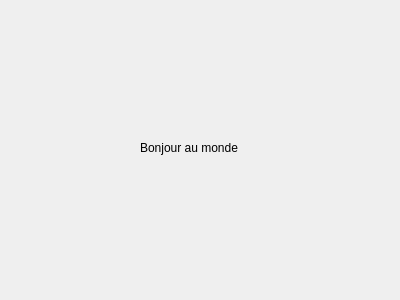
<?xml version="1.0" encoding="UTF-8"?>
<ui version="4.0">
 <class>HelloDialog</class>
 <widget class="QWidget" name="HelloDialog">
  <property name="geometry">
   <rect>
    <x>0</x>
    <y>0</y>
    <width>400</width>
    <height>300</height>
   </rect>
  </property>
  <property name="windowTitle">
   <string>HelloDialog</string>
  </property>
  <widget class="QLabel" name="label">
   <property name="geometry">
    <rect>
     <x>140</x>
     <y>140</y>
     <width>131</width>
     <height>16</height>
    </rect>
   </property>
   <property name="text">
    <string>Bonjour au monde</string>
   </property>
  </widget>
 </widget>
 <layoutdefault spacing="6" margin="11"/>
 <resources/>
 <connections/>
</ui>
